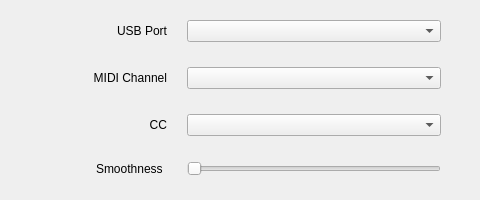
<?xml version="1.0" encoding="UTF-8"?>
<ui version="4.0">
 <class>DriverWindow</class>
 <widget class="QWidget" name="DriverWindow">
  <property name="geometry">
   <rect>
    <x>0</x>
    <y>0</y>
    <width>480</width>
    <height>200</height>
   </rect>
  </property>
  <property name="windowTitle">
   <string>DriverWindow</string>
  </property>
  <widget class="QWidget" name="verticalLayoutWidget">
   <property name="geometry">
    <rect>
     <x>0</x>
     <y>0</y>
     <width>481</width>
     <height>201</height>
    </rect>
   </property>
   <layout class="QVBoxLayout" name="verticalLayout">
    <property name="spacing">
     <number>5</number>
    </property>
    <property name="sizeConstraint">
     <enum>QLayout::SetDefaultConstraint</enum>
    </property>
    <property name="leftMargin">
     <number>10</number>
    </property>
    <property name="rightMargin">
     <number>10</number>
    </property>
    <item>
     <layout class="QHBoxLayout" name="horizontalLayout_usbPort" stretch="1,2">
      <property name="spacing">
       <number>20</number>
      </property>
      <property name="sizeConstraint">
       <enum>QLayout::SetDefaultConstraint</enum>
      </property>
      <property name="leftMargin">
       <number>30</number>
      </property>
      <property name="topMargin">
       <number>0</number>
      </property>
      <property name="rightMargin">
       <number>30</number>
      </property>
      <item>
       <widget class="QLabel" name="usbPortLabel">
        <property name="enabled">
         <bool>true</bool>
        </property>
        <property name="text">
         <string>USB Port</string>
        </property>
        <property name="alignment">
         <set>Qt::AlignRight|Qt::AlignTrailing|Qt::AlignVCenter</set>
        </property>
        <property name="wordWrap">
         <bool>false</bool>
        </property>
       </widget>
      </item>
      <item>
       <widget class="QComboBox" name="usbPortComboBox"/>
      </item>
     </layout>
    </item>
    <item>
     <layout class="QHBoxLayout" name="horizontalLayout_midiChannel" stretch="1,2">
      <property name="spacing">
       <number>20</number>
      </property>
      <property name="leftMargin">
       <number>30</number>
      </property>
      <property name="topMargin">
       <number>0</number>
      </property>
      <property name="rightMargin">
       <number>30</number>
      </property>
      <item>
       <widget class="QLabel" name="midiChannelLabel">
        <property name="text">
         <string>MIDI Channel</string>
        </property>
        <property name="alignment">
         <set>Qt::AlignRight|Qt::AlignTrailing|Qt::AlignVCenter</set>
        </property>
       </widget>
      </item>
      <item>
       <widget class="QComboBox" name="midiChannelComboBox"/>
      </item>
     </layout>
    </item>
    <item>
     <layout class="QHBoxLayout" name="horizontalLayout_ccType" stretch="1,2">
      <property name="spacing">
       <number>20</number>
      </property>
      <property name="leftMargin">
       <number>30</number>
      </property>
      <property name="rightMargin">
       <number>30</number>
      </property>
      <item>
       <widget class="QLabel" name="ccLabel">
        <property name="text">
         <string>CC</string>
        </property>
        <property name="alignment">
         <set>Qt::AlignRight|Qt::AlignTrailing|Qt::AlignVCenter</set>
        </property>
       </widget>
      </item>
      <item>
       <widget class="QComboBox" name="ccComboBox"/>
      </item>
     </layout>
    </item>
    <item>
     <layout class="QHBoxLayout" name="horizontalLayout_smoothness" stretch="1,2">
      <property name="spacing">
       <number>20</number>
      </property>
      <property name="leftMargin">
       <number>30</number>
      </property>
      <property name="rightMargin">
       <number>30</number>
      </property>
      <item>
       <widget class="QLineEdit" name="smoothnessLineEdit">
        <property name="styleSheet">
         <string notr="true"> background-color: transparent; border: none;padding: 0; margin: 0;</string>
        </property>
        <property name="text">
         <string>Smoothness</string>
        </property>
        <property name="maxLength">
         <number>10</number>
        </property>
        <property name="cursorPosition">
         <number>10</number>
        </property>
        <property name="alignment">
         <set>Qt::AlignRight|Qt::AlignTrailing|Qt::AlignVCenter</set>
        </property>
       </widget>
      </item>
      <item>
       <widget class="QSlider" name="smoothnessHorizontalSlider">
        <property name="orientation">
         <enum>Qt::Horizontal</enum>
        </property>
       </widget>
      </item>
     </layout>
    </item>
   </layout>
  </widget>
 </widget>
 <resources/>
 <connections/>
</ui>
